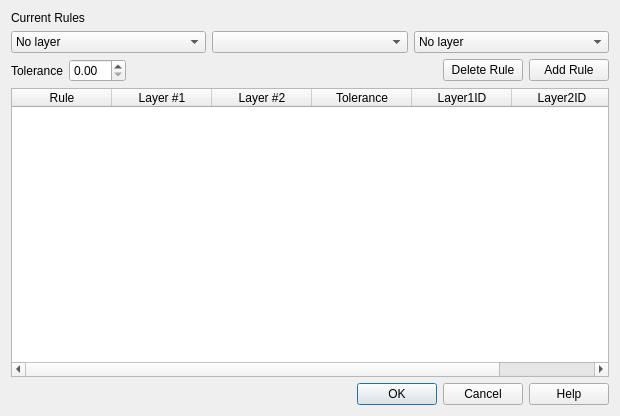
<?xml version="1.0" encoding="UTF-8"?>
<ui version="4.0">
 <class>rulesDialog</class>
 <widget class="QDialog" name="rulesDialog">
  <property name="geometry">
   <rect>
    <x>0</x>
    <y>0</y>
    <width>620</width>
    <height>416</height>
   </rect>
  </property>
  <property name="windowTitle">
   <string>Topology Rule Settings</string>
  </property>
  <layout class="QGridLayout" name="gridLayout">
   <item row="0" column="0">
    <widget class="QLabel" name="label">
     <property name="text">
      <string>Current Rules</string>
     </property>
    </widget>
   </item>
   <item row="1" column="0" colspan="2">
    <layout class="QHBoxLayout" name="horizontalLayout">
     <item>
      <widget class="QComboBox" name="mLayer1Box">
       <property name="sizeAdjustPolicy">
        <enum>QComboBox::AdjustToContents</enum>
       </property>
       <item>
        <property name="text">
         <string>No layer</string>
        </property>
       </item>
      </widget>
     </item>
     <item>
      <widget class="QComboBox" name="mRuleBox">
       <property name="sizeAdjustPolicy">
        <enum>QComboBox::AdjustToContents</enum>
       </property>
      </widget>
     </item>
     <item>
      <widget class="QComboBox" name="mLayer2Box">
       <property name="sizeAdjustPolicy">
        <enum>QComboBox::AdjustToContents</enum>
       </property>
       <item>
        <property name="text">
         <string>No layer</string>
        </property>
       </item>
      </widget>
     </item>
    </layout>
   </item>
   <item row="2" column="0" colspan="2">
    <layout class="QHBoxLayout" name="horizontalLayout_5">
     <item>
      <layout class="QHBoxLayout" name="horizontalLayout_3">
       <item>
        <widget class="QLabel" name="mToleranceLabel">
         <property name="text">
          <string>Tolerance</string>
         </property>
        </widget>
       </item>
       <item>
        <widget class="QDoubleSpinBox" name="mToleranceBox"/>
       </item>
      </layout>
     </item>
     <item>
      <spacer name="horizontalSpacer_2">
       <property name="orientation">
        <enum>Qt::Horizontal</enum>
       </property>
       <property name="sizeHint" stdset="0">
        <size>
         <width>40</width>
         <height>20</height>
        </size>
       </property>
      </spacer>
     </item>
     <item>
      <layout class="QHBoxLayout" name="horizontalLayout_4">
       <item>
        <widget class="QPushButton" name="mDeleteTestButton">
         <property name="text">
          <string>Delete Rule</string>
         </property>
        </widget>
       </item>
       <item>
        <widget class="QPushButton" name="mAddTestButton">
         <property name="text">
          <string>Add Rule</string>
         </property>
        </widget>
       </item>
      </layout>
     </item>
    </layout>
   </item>
   <item row="3" column="0" colspan="2">
    <widget class="QTableWidget" name="mRulesTable">
     <column>
      <property name="text">
       <string>Rule</string>
      </property>
     </column>
     <column>
      <property name="text">
       <string>Layer #1</string>
      </property>
     </column>
     <column>
      <property name="text">
       <string>Layer #2</string>
      </property>
     </column>
     <column>
      <property name="text">
       <string>Tolerance</string>
      </property>
     </column>
     <column>
      <property name="text">
       <string>Layer1ID</string>
      </property>
     </column>
     <column>
      <property name="text">
       <string>Layer2ID</string>
      </property>
     </column>
    </widget>
   </item>
   <item row="4" column="0" colspan="2">
    <widget class="QDialogButtonBox" name="buttonBox">
     <property name="orientation">
      <enum>Qt::Horizontal</enum>
     </property>
     <property name="standardButtons">
      <set>QDialogButtonBox::Cancel|QDialogButtonBox::Help|QDialogButtonBox::Ok</set>
     </property>
    </widget>
   </item>
  </layout>
 </widget>
 <resources/>
 <connections>
  <connection>
   <sender>buttonBox</sender>
   <signal>accepted()</signal>
   <receiver>rulesDialog</receiver>
   <slot>accept()</slot>
   <hints>
    <hint type="sourcelabel">
     <x>506</x>
     <y>369</y>
    </hint>
    <hint type="destinationlabel">
     <x>289</x>
     <y>194</y>
    </hint>
   </hints>
  </connection>
  <connection>
   <sender>buttonBox</sender>
   <signal>rejected()</signal>
   <receiver>rulesDialog</receiver>
   <slot>reject()</slot>
   <hints>
    <hint type="sourcelabel">
     <x>506</x>
     <y>369</y>
    </hint>
    <hint type="destinationlabel">
     <x>289</x>
     <y>194</y>
    </hint>
   </hints>
  </connection>
 </connections>
</ui>
